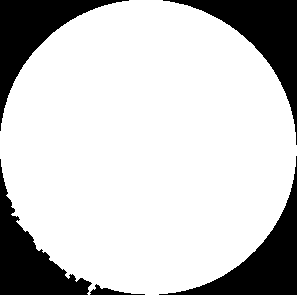
#> input picture base_datos/ARANDELAS/Ar10.png, 297 x 295 px; its folder holds only this picture in this run
$ python momentos.py   (older library calls are emulated)
#> lines starting #> are read from the running program, lines starting #| are printed output that depends on the picture; after the words box and inside, x2 and y2 are one past the last pixel; in counts of white or black regions, pixels touching at a corner belong together
import cv2
import numpy as np
from pathlib import Path
import csv

# === Directorios con MÁSCARAS (salidas del pipeline) ===
BASE = Path("base_datos")
IN_DIRS = {
    "Arandela": BASE / "ARANDELAS",
    "Tuerca":   BASE / "TUERCAS",
    "Tornillo": BASE / "TORNILLOS",
    "Clavo":    BASE / "CLAVOS",
}

# Directorios con las imágenes ORIGINALES
ORIG_DIRS = {
    "Arandela": BASE / "Arandela",
    "Tuerca":   BASE / "Tuerca",
    "Tornillo": BASE / "Tornillo",
    "Clavo":    BASE / "Clavo",
}
OUT_CSV = BASE / "cualidades_imagenes.csv"

def list_images(indir: Path):
    pats = ["*.png","*.PNG","*.jpg","*.JPG","*.jpeg","*.JPEG"]
    files = []
    for p in pats: files.extend(indir.glob(p))
    unique = {f.stem.lower(): f for f in files}.values()
    return sorted(unique)

def find_original(label: str, stem: str):
    """Busca la imagen original que corresponde a una máscara por nombre (stem)."""
    odir = ORIG_DIRS[label]
    for ext in (".png",".jpg",".jpeg",".PNG",".JPG",".JPEG"):
        p = odir / f"{stem}{ext}"
        if p.exists(): return p
    # fallback: primer match por stem
    cands = list(odir.glob(stem + ".*"))
    return cands[0] if cands else None


def ensure_binary(img: np.ndarray):
    if img.ndim == 3:
        img = cv2.cvtColor(img, cv2.COLOR_BGR2GRAY)
    _, mask = cv2.threshold(img, 127, 255, cv2.THRESH_BINARY)
    # Si el fondo quedó blanco (área blanca muy grande), invertimos
    if cv2.countNonZero(mask) > (mask.size // 2):
        mask = cv2.bitwise_not(mask)
    if cv2.countNonZero(mask) > int(0.90 * mask.size):
        mask = cv2.bitwise_not(mask)
    return mask

def hu_log6_from_mask(mask_bin: np.ndarray):
    m = cv2.moments(mask_bin, binaryImage=True)
    hu = cv2.HuMoments(m).flatten()
    eps = 1e-30
    return (-np.sign(hu) * np.log10(np.abs(hu) + eps))[:6]

# === NUEVO: contador de lados robusto sobre un contorno ===
def contar_lados_contorno(c: np.ndarray, eps_rel: float = 0.02) -> int:
    """
    Devuelve cantidad de lados de la envolvente convexa del contorno 'c'.
    0 => círculo/casi circular o indefinido.
    Hace 'snap' a 6 si el polígono cae en 5–7 (tuercas).
    """
    hull = cv2.convexHull(c)
    A = float(cv2.contourArea(hull))
    P = float(cv2.arcLength(hull, True))
    if P <= 1e-6 or A < 50:
        return 0

    circularidad = 4.0 * np.pi * A / (P * P)
    if circularidad > 0.92:
        return 0  # casi círculo → sin "lados" útiles

    approx = cv2.approxPolyDP(hull, eps_rel * P, True)

    # Fusionar vértices casi colineales para esquinas romas
    pts = [p[0] for p in approx]
    changed = True
    while changed and len(pts) >= 4:
        changed = False
        i = 0
        while i < len(pts):
            a = pts[(i - 1) % len(pts)]
            b = pts[i]
            d = pts[(i + 1) % len(pts)]
            v1 = (b - a).astype(np.float32)
            v2 = (d - b).astype(np.float32)
            n1 = np.linalg.norm(v1)
            n2 = np.linalg.norm(v2)
            if n1 == 0 or n2 == 0:
                pts.pop(i); changed = True; continue
            cosang = np.clip(np.dot(v1, v2) / (n1 * n2), -1.0, 1.0)
            ang = np.degrees(np.arccos(cosang))
            if ang > 168.0:  # ~colineal
                pts.pop(i); changed = True
            else:
                i += 1

    n = len(pts)
    if 5 <= n <= 7:
        n = 6  # snap para tuercas
    return int(n)


def features_from_mask(mask_bin: np.ndarray):
    cnts, _ = cv2.findContours(mask_bin, cv2.RETR_EXTERNAL, cv2.CHAIN_APPROX_SIMPLE)
    if not cnts: return None
    c = max(cnts, key=cv2.contourArea)

    area = float(cv2.contourArea(c))
    per  = float(cv2.arcLength(c, True)) or 1.0
    circ = 4.0 * np.pi * area / (per * per)

    (_, _), r = cv2.minEnclosingCircle(c)
    r = float(r) or 1.0
    roundness = area / (np.pi * r * r)

    x, y, w, h = cv2.boundingRect(c)
    ar = min(w, h) / max(w, h)

    # === NUEVO: dimensiones totales de la imagen ===
    h2, w2 = mask_bin.shape[:2]
    ar2 = min(w2, h2) / max(w2, h2)

     # === NUEVO: lados
    n_lados = contar_lados_contorno(c, eps_rel=0.02)

    hu6 = hu_log6_from_mask(mask_bin)
    return hu6.tolist(), circ, roundness, ar, ar2, n_lados

def texture_feats_from_original(orig_gray: np.ndarray, mask_bin: np.ndarray):
    """Textura interna: energía de gradiente y densidad de bordes dentro de la máscara."""
    if orig_gray.shape[:2] != mask_bin.shape[:2]:
        orig_gray = cv2.resize(orig_gray, (mask_bin.shape[1], mask_bin.shape[0]), interpolation=cv2.INTER_AREA)

    blur = cv2.GaussianBlur(orig_gray, (3,3), 0)
    gx = cv2.Sobel(blur, cv2.CV_32F, 1, 0, ksize=3)
    gy = cv2.Sobel(blur, cv2.CV_32F, 0, 1, ksize=3)
    mag = cv2.magnitude(gx, gy)
    # media del gradiente dentro de la pieza
    vals = mag[mask_bin > 0]
    grad_mean = float(vals.mean()) if vals.size else 0.0

    # densidad de bordes Canny dentro de la pieza
    canny = cv2.Canny(blur, 60, 180)
    edges_in = cv2.bitwise_and(canny, canny, mask=mask_bin)
    area = float(cv2.countNonZero(mask_bin)) + 1e-9
    edge_density = float(cv2.countNonZero(edges_in)) / area
    return grad_mean, edge_density

# --- Recorrido y escritura CSV ---   <-- BORRAR este encabezado viejo
def main():
    rows = []
    for label, indir in IN_DIRS.items():
        paths = list_images(indir)
        if not paths:
            print(f"[AVISO] No hay imágenes en {indir}")
            continue

        print(f"Procesando clase '{label}' ({len(paths)} imágenes) ...")
        for p in paths:
            mask_img = cv2.imread(str(p), cv2.IMREAD_UNCHANGED)
#> mask_img: shape (295, 297); 78.7% white; 5 black regions, box (x1, y1, x2, y2) and area: (163, 0, 297, 145) 4914, (159, 156, 297, 295) 4635, (0, 0, 129, 131) 4477, (0, 159, 92, 295) 4373, (90, 284, 145, 295) 220
            if mask_img is None:
                print(f"  [SKIP] No se pudo leer máscara: {p}")
                continue
            mask = ensure_binary(mask_img)
#> in ensure_binary, `mask = cv2.bitwise_not(mask)`: mask: shape (295, 297); 21.3% white; 5 white regions

            feats = features_from_mask(mask)
#> in features_from_mask, `cnts, _ = cv2.findContours(mask_bin, cv2.RETR_EXTERNAL, cv2.CHAIN_APPR..`: cnts = 5 contours; box (x1, y1, x2, y2) and area: (163, 0, 297, 145) 4680, (159, 156, 297, 295) 4401, (0, 0, 129, 131) 4260, (0, 159, 92, 295) 4168, (90, 284, 145, 295) 162
#> in features_from_mask, `c = max(cnts, key=cv2.contourArea)`: c = contour of 107 points, box (x1, y1, x2, y2) (163, 0, 297, 145), area 4680
#> in features_from_mask, `area = float(cv2.contourArea(c))`: area = 4679.5
#> in features_from_mask, `per  = float(cv2.arcLength(c, True)) or 1.0`: per = 503
#> in features_from_mask, `circ = 4.0 * np.pi * area / (per * per)`: circ = 0.232
#> in features_from_mask, `(_, _), r = cv2.minEnclosingCircle(c)`: r = 98.01
#> in features_from_mask, `roundness = area / (np.pi * r * r)`: roundness = 0.155
#> in features_from_mask, `x, y, w, h = cv2.boundingRect(c)`: x = 163; y = 0; w = 134; h = 145
#> in features_from_mask, `ar = min(w, h) / max(w, h)`: ar = 0.924
#> in contar_lados_contorno, `hull = cv2.convexHull(c)`: hull = [[296, 0], [296, 144], [163, 0]]
#> in contar_lados_contorno, `A = float(cv2.contourArea(hull))`: A = 9576
#> in contar_lados_contorno, `P = float(cv2.arcLength(hull, True))`: P = 473
#> in contar_lados_contorno, `circularidad = 4.0 * np.pi * A / (P * P)`: circularidad = 0.538
#> in contar_lados_contorno, `approx = cv2.approxPolyDP(hull, eps_rel * P, True)`: approx = [[163, 0], [296, 0], [296, 144]]
#> in contar_lados_contorno, `n = len(pts)`: n = 3
#> in hu_log6_from_mask, `m = cv2.moments(mask_bin, binaryImage=True)`: m = moments, m00 18619, centre m10/m00, m01/m00 = (150.6, 146.2)
#> in hu_log6_from_mask, `hu = cv2.HuMoments(m).flatten()`: hu = [1.5, 0.000524, 0.000281, 0.00136, 1.49e-07, 3.01e-05, 8.23e-07]
#> in features_from_mask, `hu6 = hu_log6_from_mask(mask_bin)`: hu6 = [-0.177, 3.28, 3.55, 2.87, 6.83, 4.52]
#> feats = ([-0.177, 3.28, 3.55, 2.87, 6.83, 4.52], 0.232, 0.155, 0.924, 0.993, 3)
            if feats is None:
                print(f"  [SKIP] Sin contornos: {p.name}")
                continue
            hu6, circ, roundness, ar, ar2, n_lados = feats
#> hu6 = [-0.177, 3.28, 3.55, 2.87, 6.83, 4.52]; circ = 0.232; roundness = 0.155; ar = 0.924; ar2 = 0.993; n_lados = 3

            # textura desde la imagen original
            orig_path = find_original(label, p.stem)
            if orig_path is not None:
                orig = cv2.imread(str(orig_path), cv2.IMREAD_GRAYSCALE)
                grad_mean, edge_density = texture_feats_from_original(orig, mask)
#> in texture_feats_from_original, `gx = cv2.Sobel(blur, cv2.CV_32F, 1, 0, ksize=3)`:
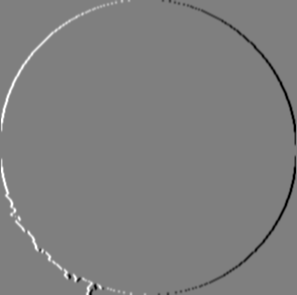
#> gx: shape (295, 297) float32; min -764, max 764, mean -0.3; drawn with min black and max white
#> in texture_feats_from_original, `gy = cv2.Sobel(blur, cv2.CV_32F, 0, 1, ksize=3)`:
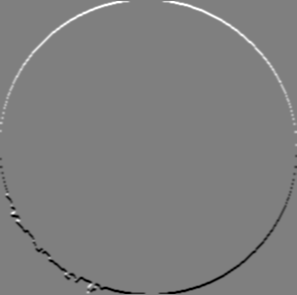
#> gy: shape (295, 297) float32; min -764, max 764, mean -0.3; drawn with min black and max white
#> in texture_feats_from_original, `mag = cv2.magnitude(gx, gy)`:
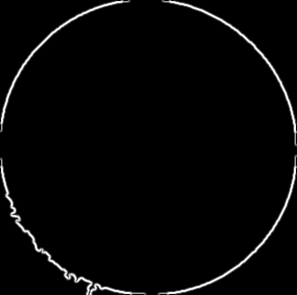
#> mag: shape (295, 297) float32; min 0, max 815.8, mean 19.8; drawn with min black and max white
#> in texture_feats_from_original, `vals = mag[mask_bin > 0]`: vals = 18619 values, max 815.8 at index 627, min 0 at index 0, mean 45.15
#> in texture_feats_from_original, `grad_mean = float(vals.mean()) if vals.size else 0.0`: grad_mean = 45.15
#> in texture_feats_from_original, `canny = cv2.Canny(blur, 60, 180)`:
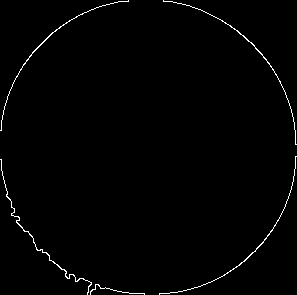
#> canny: shape (295, 297); 1.1% white in thin lines or dots
#> in texture_feats_from_original, `edges_in = cv2.bitwise_and(canny, canny, mask=mask_bin)`:
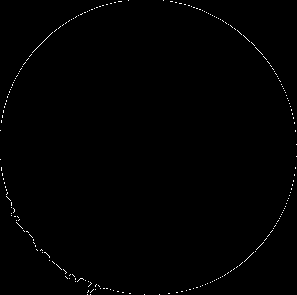
#> edges_in: shape (295, 297); 0.52% white in thin lines or dots
#> in texture_feats_from_original, `area = float(cv2.countNonZero(mask_bin)) + 1e-9`: area = 18619
#> in texture_feats_from_original, `edge_density = float(cv2.countNonZero(edges_in)) / area`: edge_density = 0.0244
#> grad_mean = 45.15; edge_density = 0.0244
                edge_density = 0.0
            else:
                grad_mean, edge_density = (0.0, 0.0)
                print(f"  [WARN] No se encontró original para {p.name}")

            rows.append([p.name, label,
                        *[f"{v:.6f}" for v in hu6],
                        f"{circ:.6f}", f"{roundness:.6f}", f"{ar:.6f}", f"{ar2:.6f}",
                        str(n_lados), f"{grad_mean:.6f}", f"{edge_density:.6f}"])

    header = ["file","clase","hu1","hu2","hu3","hu4","hu5","hu6",
              "circularidad","redondez","aspect_ratio","ar2","n_lados",
              "grad_mean","edge_density"]

    OUT_CSV.parent.mkdir(parents=True, exist_ok=True)
    with open(OUT_CSV, "w", newline="", encoding="utf-8") as f:
        writer = csv.writer(f)
        writer.writerow(header)
        writer.writerows(rows)

    print(f"\nListo. CSV guardado en: {OUT_CSV} ({len(rows)} filas)")

if __name__ == "__main__":
    main()
